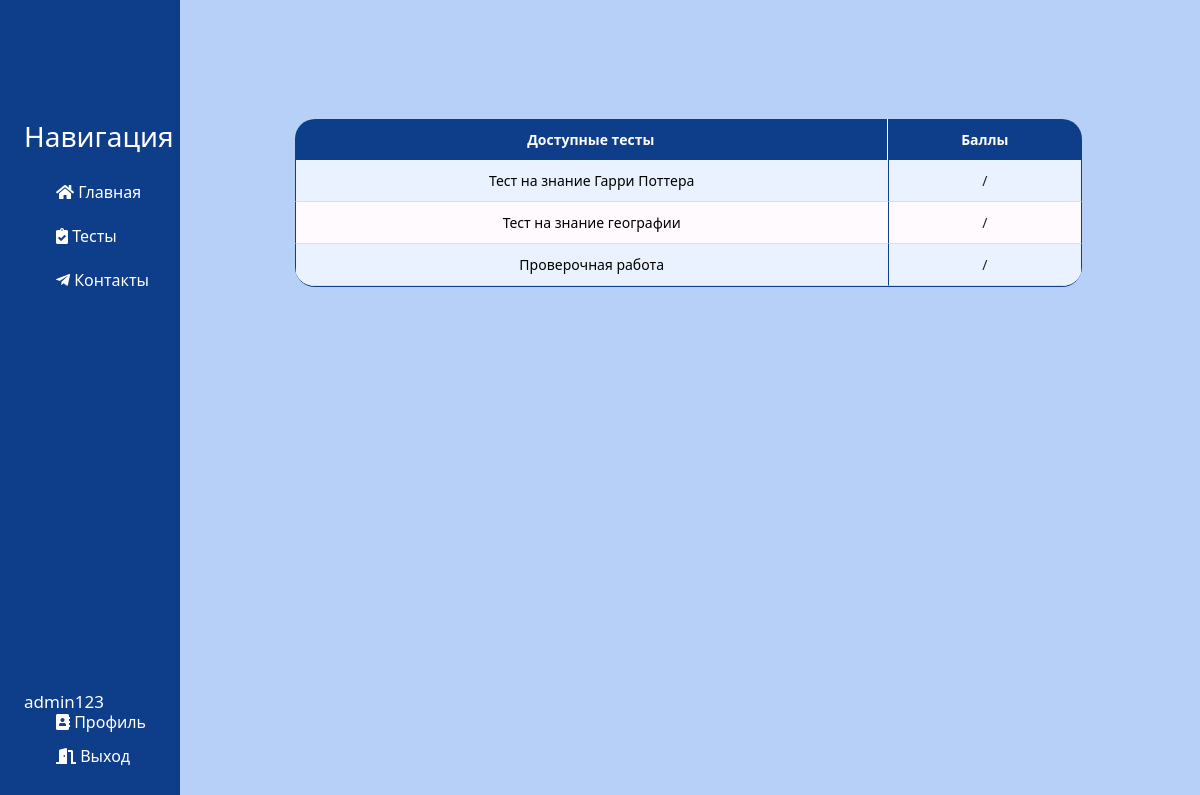
The page /tests/tests/ (signed in) on the database its author committed.
### users/models.py (models this page shows)
class CustomUser(AbstractUser):
    surname = models.CharField('Отчество', max_length=25, default='')
    birthday_date = models.DateField('День рождения', null=True)
    creator = models.BooleanField('Составитель тестов', default=False)
    teacher = models.BooleanField('Преподаватель', default=False)

### tests/models.py (models this page shows, shortened)
class Test(models.Model):
    name = models.CharField('Название теста', max_length=100, default='')
    created_at = models.DateTimeField(auto_now_add=True)
    class Meta:
        ordering = ['created_at']
        verbose_name = 'Тест'
        verbose_name_plural = 'Тесты'

### tests/views.py (the view)
# urls.py: path('tests/', include('tests.urls')),
@login_required
def tests(request):
    tests = Test.objects.all()
    custom_range, tests = paginateObjects(request,
        tests, 3)
    context = {'tests':tests, 'custom_range': custom_range}
    return render(request, 'tests/test_list.html', context)

### users/utils.py (called while the page is built)
def paginateObjects(request, objects, results):
    page = request.GET.get('page')
    paginator = Paginator(objects, results)
    try:
        objects = paginator.page(page)
    except PageNotAnInteger:
        page = 1
        objects = paginator.page(page)
    except EmptyPage:
        page = paginator.num_pages
        objects = paginator.page(page)
    leftIndex = (int(page) - 4)
    if leftIndex < 1:
        leftIndex = 1
    rightIndex = (int(page) + 5)
    if rightIndex > paginator.num_pages:
        rightIndex = paginator.num_pages + 1
    custom_range = range(leftIndex, rightIndex)
    return custom_range, objects

### tests/templates/tests/test_list.html (shortened to what this page needs)
{% extends 'main/layout.html' %}
{% block content %}
    <div class="features">
        <table class="table">
            <thead>
                <tr>
                    <th>Доступные тесты</th>
                    <th>Баллы</th>
                </tr>
            </thead>
            <tbody>
                {% for test in tests %}
                    <tr>
                        <td><a href="{% url 'display_test' test.id %}">{{ test.name }}</a></td>
                        <td>{{ correct }}/{{ number }}</td>
                    </tr>
                {% endfor %}
            </tbody>
        </table>
    </div>
{% endblock %}

### main/templates/main/layout.html (shortened to what this page needs)
{% load static %}
<!doctype html>
<html lang="ru">
<head>
    <link rel="stylesheet" href="https://cdn.jsdelivr.net/npm/bootstrap@5.2.3/dist/css/bootstrap.min.css">
    <link rel="stylesheet" href="{% static 'main/css/main.css' %}">
    <link rel="stylesheet" href="https://use.fontawesome.com/releases/v5.8.2/css/all.css">
</head>
<body>
    <aside>
        <h3>Навигация</h3>
        <ul>
            <a href="{% url 'homepage' %}"><li><i class="fas fa-home"></i> Главная</li></a>
            <a href="{% url 'tests_home' %}"><li><i class="fas fa-clipboard-check"></i> Тесты</li></a>
            <a href="{% url 'about' %}"><li><i class="fab fa-telegram-plane"></i> Контакты</li></a>
        </ul>
        <h5>{{user}}</h5>
        <ol>
            <a href="{% url 'profile' %}"><li><i class="fas fa-address-book"></i> Профиль</li></a>
            <a href="{% url 'logout' %}"><li><i class="fas fa-door-open"></i> Выход</li></a>
        </ol>
    </aside>
    <main>
        {% block content %}
        {% endblock %}
    </main>
</body>
</html>

### main/static/main/css/main.css (style rules this page uses)
body { background: #b7d0f7; overflow-x: hidden; }
aside { position: fixed; background: #0e3d8a; width: 15%;; padding: 2%; text-decoration: none; height: 100%; color: #fff; border-right: 5px solid #0e3c87; }
aside h3 { position: absolute; top: 15%; font-size: 28px; }
aside h5 { position: absolute; bottom: 10%; font-size: 17px; }
aside ul { list-style: none; position: absolute; top: 20%; }
aside ul li { color: #ffffff; display: block; margin-top: 20px; transition: transform .6s ease; }
aside a { text-decoration: none }
aside ol { list-style: none; position: absolute; bottom: 2%; }
aside ol li { color: #ffffff; display: block; margin-top: 10px; transition: transform .6s ease; }
main .features { float: right; margin-top: 70px; margin-left: 45px; text-align: center; width: 82%; }
.table { width: 80%; margin-top: 5%; margin-left: 8%; border-spacing: 0; border-collapse: separate; border-radius: 0 0 20px 20px; overflow: hidden; border-bottom: 1px solid #0e3d8a; }
.table thead th { font-weight: bold; text-align: center; padding: 10px 15px; background-color: #0e3d8a; color: #ffffff; font-size: 14px; border: none; }
.table thead th:first-child { border-top-left-radius: 20px; border-right: 1px solid #fffafe; }
.table thead th:last-child { border-top-right-radius: 20px; }
.table tbody td { padding: 10px 15px; font-size: 14px; vertical-align: top; border-bottom: 1px solid #ddd; border-left: 1px solid #0e3d8a; }
.table tbody td:last-child { border-right: 1px solid #0e3d8a; }
.table tbody tr:nth-child(even) { background-color: #fffafe; }
.table tbody tr:nth-child(odd) { background-color: #eaf2ff; }
.table a { color: #000000; text-decoration: none; }

### rows shown on the page
CustomUser: username "admin123"
Test: name "Тест на знание Гарри Поттера"
Test: name "Тест на знание географии"
Test: name "Проверочная работа"
